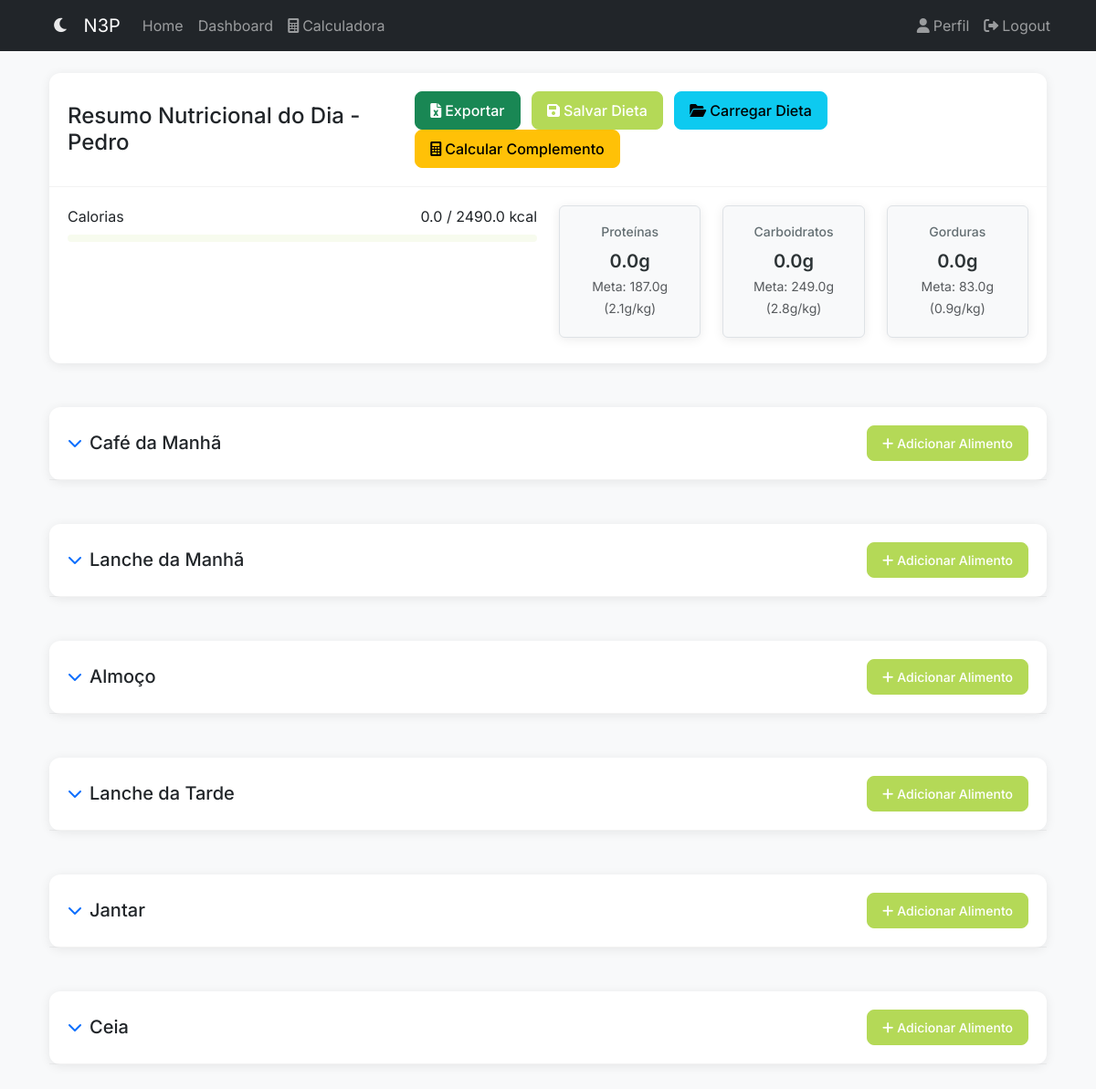
The app's page /dashboard (signed in) with its own data.
### app/models/user.py (models this page shows, shortened)
class User(UserMixin, db.Model):
    __tablename__ = "users"
    id = db.Column(db.Integer, primary_key=True)
    username = db.Column(db.String(80), unique=True, nullable=False)
    email = db.Column(db.String(120), unique=True, nullable=False)
    password_hash = db.Column(db.String(128))
    created_at = db.Column(db.DateTime, default=datetime.utcnow)
    nome = db.Column(db.String(100), nullable=False)
    idade = db.Column(db.Integer, nullable=False)
    altura = db.Column(db.Float, nullable=False)  # altura em metros
    peso = db.Column(db.Float, nullable=False)  # peso em kg
    sexo = db.Column(
        db.String(1), nullable=False
    )  # 'M' para masculino, 'F' para feminino
    fator_atividade = db.Column(db.String(20), nullable=False)
    objetivo = db.Column(db.String(50), nullable=False)
    calories_goal = db.Column(db.Float, nullable=True)
    proteins_goal = db.Column(db.Float, nullable=True)
    carbs_goal = db.Column(db.Float, nullable=True)
    fats_goal = db.Column(db.Float, nullable=True)
    diets = db.relationship("Diet", lazy=True)

### app/blueprints/main/routes.py (the view, shortened to what this page needs)
@bp.route("/dashboard")
@login_required
def dashboard():
    saved_diets = (
        Diet.query.filter_by(user_id=current_user.id)
        .order_by(Diet.created_at.desc())
        .all()
    )
    meals = {meal_type: [] for meal_type in MEAL_TYPES}
    meal_totals = {
        meal_type: {"calories": 0, "proteins": 0, "carbs": 0, "fats": 0}
        for meal_type in MEAL_TYPES
    }
    daily_totals = {"calories": 0, "proteins": 0, "carbs": 0, "fats": 0}
    user_goals = {
        "calories": current_user.calories_goal or 0,
        "proteins": current_user.proteins_goal or 0,
        "carbs": current_user.carbs_goal or 0,
        "fats": current_user.fats_goal or 0,
    }
    return render_template(
        "main/dashboard.html",
        saved_diets=saved_diets,
        daily_totals=daily_totals,
        user_goals=user_goals,
        meal_types=MEAL_TYPES,
        meals=meals,
        meal_totals=meal_totals,
    )

### app/__init__.py (called while the page is built)
def create_app(config_class=Config):
    app = Flask(__name__)
    app.config.from_object(config_class)
    db.init_app(app)
    migrate.init_app(app, db)
    login.init_app(app)
    from app.blueprints.auth import bp as auth_bp
    app.register_blueprint(auth_bp, url_prefix="/auth")
    from app.blueprints.main import bp as main_bp
    app.register_blueprint(main_bp)
    from app.blueprints.errors import bp as errors_bp
    app.register_blueprint(errors_bp)
    from app.blueprints.api import bp as api_bp
    app.register_blueprint(api_bp, url_prefix="/api")
    from app.models import User
    @login.user_loader
    def load_user(id):
        return User.query.get(int(id))
    return app

### app/templates/main/dashboard.html (shortened to what this page needs)
{% extends "base.html" %} {% from "macros/forms.html" import render_food_row %}
{% block title %}Dashboard - N3P{% endblock %} {% block content %}
<div class="container">
  <div class="row mb-4">
    <div class="col-md-12">
      <div class="card">
        <div
          class="card-header d-flex justify-content-between align-items-center"
        >
          <h4 class="mb-0">
            Resumo Nutricional do Dia - {{ current_user.nome }}
          </h4>
          <div>
            <button
              class="btn btn-success me-2"
              onclick="exportToExcel()"
              title="Exportar para Excel"
            >
              <i class="fas fa-file-excel me-1"></i>Exportar
            </button>
            <button
              class="btn btn-primary me-2"
              data-bs-toggle="modal"
              data-bs-target="#saveDietModal"
            >
              <i class="fas fa-save me-1"></i>Salvar Dieta
            </button>
            <button
              class="btn btn-info me-2"
              data-bs-toggle="modal"
              data-bs-target="#loadDietModal"
            >
              <i class="fas fa-folder-open me-1"></i>Carregar Dieta
            </button>
            <button
              class="btn btn-warning me-2"
              data-bs-toggle="modal"
              data-bs-target="#calculatorModal"
              onclick="document.getElementById('calculatorFrame').contentWindow.importComplement()"
            >
              <i class="fas fa-calculator me-1"></i>Calcular Complemento
            </button>
          </div>
        </div>
        <div class="card-body">
          <div class="row">
            <div class="col-md-6">
              <div class="progress-wrapper mb-3">
                <div
                  class="d-flex justify-content-between align-items-center mb-1"
                >
                  <span>Calorias</span>
                  <span>
                    <span id="daily-totals-calories"
                      >{{ "%.1f"|format(daily_totals.calories) }}</span
                    >
                    /
                    <span id="user-goals-calories"
                      >{{ "%.1f"|format(user_goals.calories) }}</span
                    >
                    kcal
                  </span>
                </div>
                <div class="progress">
                </div>
              </div>
            </div>
            <div class="col-md-6">
              <div class="row">
                <div class="col-md-4">
                  <div class="nutrient-box text-center p-2 rounded mb-2">
                    <h6>Proteínas</h6>
                    <p class="mb-0">
                      <span id="daily-totals-proteins"
                        >{{ "%.1f"|format(daily_totals.proteins) }}</span
                      >g
                    </p>
                    <small class="text-muted"
                      >Meta:
                      <span id="user-goals-proteins"
                        >{{ "%.1f"|format(user_goals.proteins) }}</span
                      >g (<span
                        >{{ "%.1f"|format(user_goals.proteins/current_user.peso)
                        }}</span
                      >g/kg)
                    </small>
                  </div>
                </div>
                <div class="col-md-4">
                  <div class="nutrient-box text-center p-2 rounded mb-2">
                    <h6>Carboidratos</h6>
                    <p class="mb-0">
                      <span id="daily-totals-carbs"
                        >{{ "%.1f"|format(daily_totals.carbs) }}</span
                      >g
                    </p>
                    <small class="text-muted"
                      >Meta:
                      <span id="user-goals-carbs"
                        >{{ "%.1f"|format(user_goals.carbs) }}</span
                      >g (<span
                        >{{ "%.1f"|format(user_goals.carbs/current_user.peso)
                        }}</span
                      >g/kg)
                    </small>
                  </div>
                </div>
                <div class="col-md-4">
                  <div class="nutrient-box text-center p-2 rounded mb-2">
                    <h6>Gorduras</h6>
                    <p class="mb-0">
                      <span id="daily-totals-fats"
                        >{{ "%.1f"|format(daily_totals.fats) }}</span
                      >g
                    </p>
                    <small class="text-muted"
                      >Meta:
                      <span id="user-goals-fats"
                        >{{ "%.1f"|format(user_goals.fats) }}</span
                      >g (<span
                        >{{ "%.1f"|format(user_goals.fats/current_user.peso)
                        }}</span
                      >g/kg)
                    </small>
                  </div>
                </div>
              </div>
            </div>
          </div>
        </div>
      </div>
    </div>
  </div>
  {% for meal_type, meal_name in meal_types.items() %}
  <div class="row mb-4">
    <div class="col-md-12">
      <div class="card">
        <div
          class="card-header d-flex justify-content-between align-items-center"
        >
          <div class="d-flex align-items-center">
            <button
              class="btn btn-link p-0 me-2 expand-btn"
              onclick="toggleMealSection('{{ meal_type }}')"
            >
              <i class="fas fa-chevron-down"></i>
            </button>
            <h5 class="mb-0">{{ meal_name }}</h5>
          </div>
          <button
            class="btn btn-primary btn-sm"
            onclick="addNewRow('{{ meal_type }}')"
          >
            <i class="fas fa-plus me-1"></i>Adicionar Alimento
          </button>
        </div>
      </div>
    </div>
  </div>
  {% endfor %}
</div>
{% endblock %} {% block extra_css %}
<link
  rel="stylesheet"
  href="{{ url_for('static', filename='css/dashboard.css') }}"
/>
 {% endblock %}

### app/static/css/theme.css (style rules this page uses)
:root { --primary-color: #b4d957; --primary-dark: #9fc748; --secondary-color: #ff7f6b; --secondary-dark: #ff6b54; --bg-color: #ffffff; --bg-secondary: #f8f9fa; --text-color: #212529; --text-muted: #6c757d; --border-color: #dee2e6; --shadow-sm: 0 2px 4px rgba(0, 0, 0, 0.05); --shadow-md: 0 4px 6px rgba(0, 0, 0, 0.1); --card-bg: #ffffff; --input-bg: #ffffff; --border-radius: 0.5rem; }
body { background-color: var(--bg-color); color: var(--text-color); transition: background-color 0.3s ease, color 0.3s ease; }

### app/static/css/dashboard.css (style rules this page uses)
:root { --primary-color: #b4d957; --primary-light: #d4e9a5; --secondary-color: #ff7a5c; --text-color: #2d3436; --text-muted: #636e72; --background-color: #f8f9fa; --card-background: #ffffff; --border-radius: 12px; --shadow: 0 2px 12px rgba(0, 0, 0, 0.08); --transition: all 0.3s ease; --scale: scale(1.02); --scale-btn: scale(1.05); }
body { background-color: var(--background-color); color: var(--text-color); font-family: "Inter", -apple-system, BlinkMacSystemFont, sans-serif; line-height: 1.5; margin: 0; padding: 0; }
.card { background: var(--card-background); border-radius: var(--border-radius); border: none; box-shadow: var(--shadow); transition: var(--transition); margin-bottom: 1.5rem; animation: slideIn 0.5s ease-out; }
.card-header { background: transparent; border-bottom: 1px solid rgba(0, 0, 0, 0.05); padding: 1.25rem; }
.card-body { padding: 1.25rem; }
.btn { border-radius: 8px; font-weight: 500; padding: 0.5rem 1rem; transition: var(--transition); position: relative; overflow: hidden; }
.btn::after { content: ""; position: absolute; top: 50%; left: 50%; width: 5px; height: 5px; background: rgba(255, 255, 255, 0.5); opacity: 0; border-radius: 100%; transform: scale(1, 1) translate(-50%); transform-origin: 50% 50%; }
.btn-primary { background-color: var(--primary-color); border-color: var(--primary-color); }
.nutrient-box { background: var(--card-background); border-radius: var(--border-radius); box-shadow: var(--shadow); padding: 1.25rem !important; transition: var(--transition); animation: fadeIn 0.5s ease-out; }
.nutrient-box h6 { color: var(--text-muted); font-size: 0.875rem; margin-bottom: 0.5rem; }
.nutrient-box p { color: var(--text-color); font-size: 1.25rem; font-weight: 600; transition: var(--transition); }
.progress { background-color: rgba(180, 217, 87, 0.1); border-radius: 100px; height: 0.5rem; margin: 0.5rem 0; overflow: hidden; position: relative; }
.nutrient-box { background-color: #f8f9fa; border: 1px solid #dee2e6; }

### app/static/css/auth.css (style rules this page uses)
.progress { background-color: rgba(0, 0, 0, 0.1); border-radius: 1rem; overflow: hidden; height: 8px; }

### records on screen
User: nome "Pedro", calories "2490.0", proteins "187.0", user_goals.proteins/current_user.peso "2.1", carbs "249.0", user_goals.carbs/current_user.peso "2.8", fats "83.0", user_goals.fats/current_user.peso "0.9"

### other values on screen
{{ "%.1f"|format(daily_totals.calories) }} "0.0"
{{ "%.1f"|format(daily_totals.proteins) }} "0.0"
{{ "%.1f"|format(daily_totals.carbs) }} "0.0"
{{ "%.1f"|format(daily_totals.fats) }} "0.0"
{{ meal_name }} "Café da Manhã" "Lanche da Manhã" "Almoço" "Lanche da Tarde" "Jantar" "Ceia"
